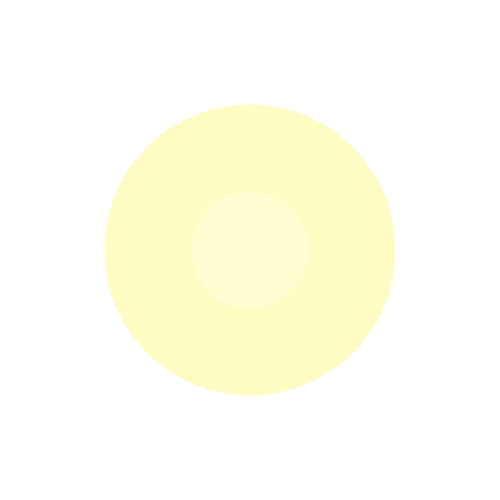
Frame 1 (no input)
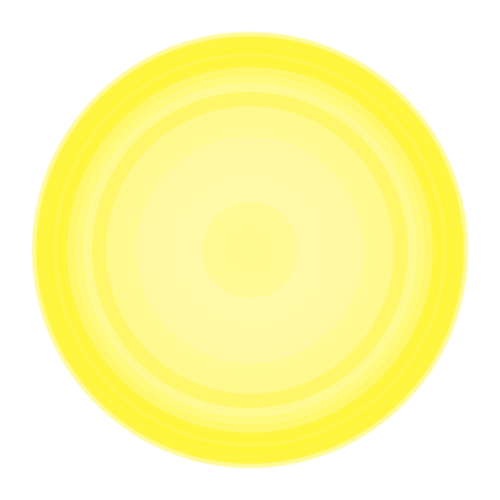
Frame 60 (the mouse pressed at the canvas centre just before this capture)
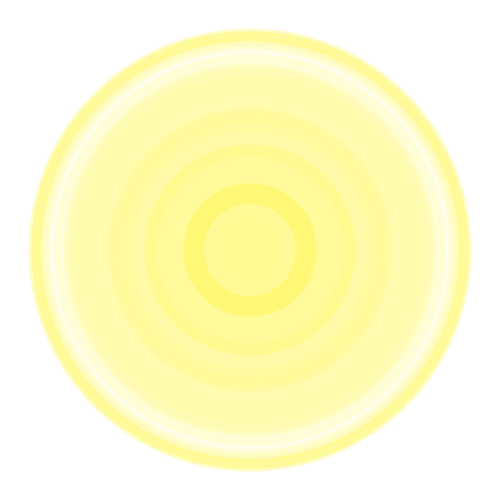
Frame 120 (the mouse held since frame 60 and released just before this capture)

The Processing sketch that drew these frames (run headless with seeded random() and noise(); from frame 60 on, the mouse is pressed at the canvas centre):

// Processing sketch: processing_23178
// ── processing_23178.pde

void setup()
{
  
 size(500,500);
background(255);
smooth();

noStroke();

  
}

void draw()
{
 
  float a = random(0,450);
  float b= random(0,450);
  
  fill(255,243,0,60);
 ellipse(250,250,a,a);
 
 fill(255,60);
 ellipse(250,250,b,b);
 
 delay(100);
  
}
